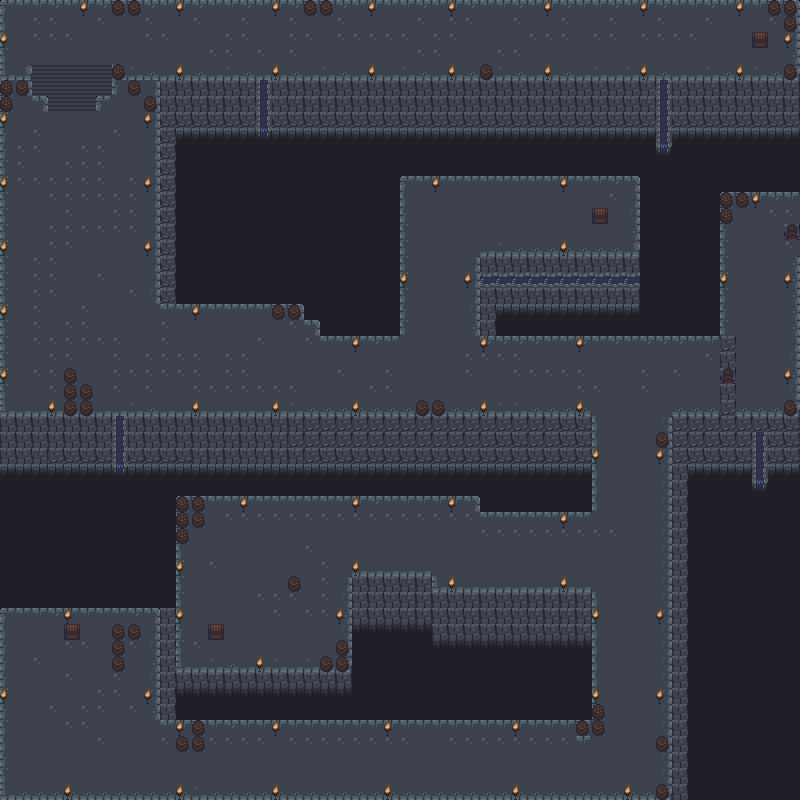

A 2D game scene composited from a Tiled map and its tileset images. What follows is a short description and the map's XML, with each tile layer's data collapsed to a summary:
An orthogonal 50x50 tile map with 16x16 px tiles, 3 tile layers (Solid, Ground, UI).

<map version="1.2" tiledversion="1.3.3" orientation="orthogonal" renderorder="right-down" width="50" height="50" tilewidth="16" tileheight="16" infinite="0" nextlayerid="4" nextobjectid="1">
 <tileset firstgid="1" source="dungeon_tiles_formatted_v2.tsx" />
 <layer id="1" name="Solid" width="50" height="50">
  <data>[2500 cells, 738 non-empty, 7 distinct tile ids]</data>
 </layer>
 <layer id="2" name="Ground" width="50" height="50">
  <data>[2500 cells, 1438 non-empty, 32 distinct tile ids]</data>
 </layer>
 <layer id="3" name="UI" width="50" height="50">
  <data>[2500 cells, 590 non-empty, 26 distinct tile ids]</data>
 </layer>
</map>
